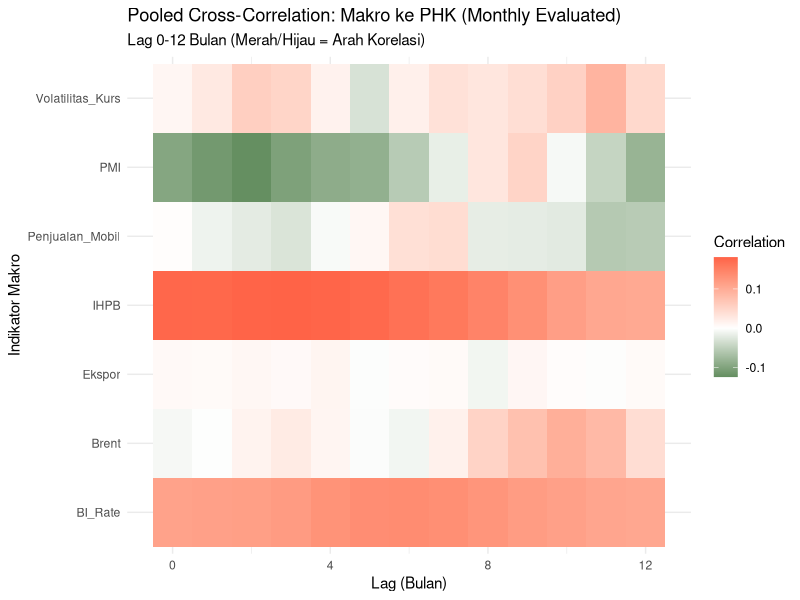

This chart was generated by the following R code:
# ==============================================================================
# ANALISIS CCF BULANAN: IDENTIFIKASI LEADING INDICATORS PHK
# ==============================================================================

# 1. LOAD LIBRARIES ----
library(readxl)
library(dplyr)
library(tidyr)
library(ggplot2)
library(zoo)
library(openxlsx) 

# 2. LOAD & CLEAN DATA (Sheet: Bulanan)
df_bulan <- read_excel("data_layoff.xlsx", sheet = "Bulanan")
df_bulan <- as.data.frame(df_bulan)

colnames(df_bulan) <- c(
  "Provinsi", "Tahun", "Bulan", "PHK", "PMI", "IHK",
  "Ekspor", "Impor", "NPL", "BI_Rate", "Kurs", "Brent", "IHPB", "Kurs_Vol", "Sales_Mobil"
)

# Konversi ke Date dan pastikan numerik
df_bulan <- df_bulan %>%
  mutate(Date = as.Date(paste(Tahun, Bulan, "01", sep = "-"))) %>%
  mutate(across(PHK:Sales_Mobil, as.numeric)) %>%
  # Proteksi nilai PHK 0 sebelum log
  mutate(PHK_adj = ifelse(PHK <= 0 | is.na(PHK), 1, PHK)) %>%
  arrange(Provinsi, Date)

# 3. TRANSFORMASI VARIABEL (Growth Rate / Log-Diff)
df_growth <- df_bulan %>%
  group_by(Provinsi) %>%
  mutate(
    g_PHK            = PHK_adj,
    PMI              = PMI,
    BI_Rate          = BI_Rate,                   # BI Rate digunakan LANGSUNG (level) tanpa growth
    Volatilitas_Kurs = Kurs_Vol,                  # Volatilitas Kurs digunakan LANGSUNG (level) tanpa growth
    
    Brent            = c(rep(NA, 12), diff(log(Brent), lag = 12)),
    IHPB             = (IHPB / first(IHPB)) * 100,
    
    Ekspor           = c(NA, diff(log(ifelse(Ekspor <= 0, 1, Ekspor)))),
    Penjualan_Mobil  = c(rep(NA, 12), diff(log(ifelse(Sales_Mobil <= 0, 1, Sales_Mobil)), lag = 12))) %>%
  
  ungroup() %>%
  drop_na(g_PHK) # Membuang baris NA pertama hasil differencing

# 4. FUNGSI POOLED CROSS-CORRELATION ----
# Kita akan menguji lag dari -12 hingga 0 (Leading 12 bulan ke belakang)
get_pooled_ccf_sig <- function(data, x_var, y_var, max_lag = 12) {
  results <- data.frame(Lag = 0:max_lag, Correlation = NA, P_Value = NA, Significant = NA)
  
  for(l in 0:max_lag) {
    shifted_data <- data %>%
      group_by(Provinsi) %>%
      mutate(shifted_x = lag(!!sym(x_var), l)) %>%
      ungroup() %>%
      filter(!is.na(shifted_x))
    
    # Menghapus argumen 'use = "complete.obs"' yang memicu eror kritis pada cor.test
    ct <- cor.test(shifted_data$shifted_x, shifted_data[[y_var]])
    
    results$Correlation[l+1] <- ct$estimate
    results$P_Value[l+1]     <- ct$p.value
    results$Significant[l+1] <- ifelse(ct$p.value < 0.05, "Yes*", "No")
    
    
  }
  results$Variable <- x_var
  return(results)
}

# 5. RUN MODEL SEMUA VARIABEL MAKRO
macro_vars <- c("Brent", "PMI", "BI_Rate", "Volatilitas_Kurs", "IHPB", "Penjualan_Mobil", "Ekspor")
ccf_results <- do.call(rbind, lapply(macro_vars, function(v) get_pooled_ccf_sig(df_growth, v, "g_PHK")))

# 6. VISUALISASI: HEATMAP LEADING INDICATORS
ggplot(ccf_results, aes(x = Lag, y = Variable, fill = Correlation)) +
  geom_tile() +
  scale_fill_gradient2(low = "#1B5E20", mid = "white", high = "tomato", midpoint = 0) +
  theme_minimal() +
  labs(title = "Pooled Cross-Correlation: Makro ke PHK (Monthly Evaluated)",
       subtitle = "Lag 0-12 Bulan (Merah/Hijau = Arah Korelasi)",
       x = "Lag (Bulan)", y = "Indikator Makro")

# 7. TABEL RINGKASAN: OPTIMAL LEAD TIME ----
summary_table <- ccf_results %>%
  group_by(Variable) %>%
  filter(abs(Correlation) == max(abs(Correlation))) %>%
  rename(Optimal_Lag = Lag, Max_Corr = Correlation)

print(as.data.frame(summary_table))

# Export ke Excel
write.xlsx(ccf_results, "Evaluasi_CCF_Signifikansi_PHK.xlsx",
           sheetName = "CCF Bulanan",
           keepNA = TRUE,
           asTable = TRUE,
           tableStyle = "TableStyleMedium2")
